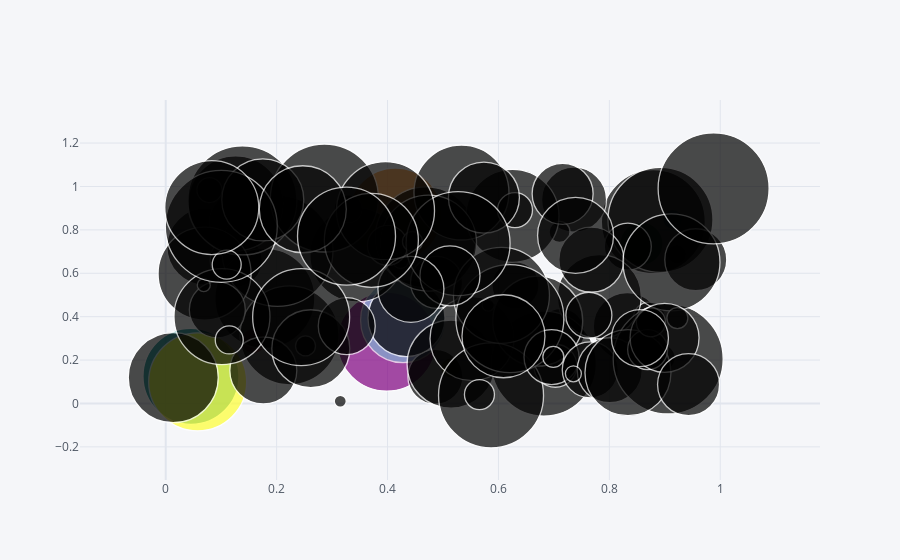

Source (notebook cell):
### Markdown cell above
![newplot%20%285%29.png](attachment:newplot%20%285%29.png)

### Code cell
print('What kind of plot you need , the complete data plot or columns plot')
cat = input('Press 1 for plotting all columns or press 2 for specifying columns to plot')
cat = int(cat)
main(cat)
